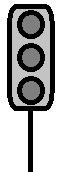
#> input picture docs/assets/prefabricados/3 focos/Señal.png, 62 x 172 px; its folder holds only this picture in this run
$ python remove_outer_white.py
#> lines starting #> are read from the running program, lines starting #| are printed output that depends on the picture; after the words box and inside, x2 and y2 are one past the last pixel; in counts of white or black regions, pixels touching at a corner belong together
"""Quita el fondo blanco exterior y el halo blanco fino alrededor de las figuras."""
from pathlib import Path

import cv2
import numpy as np

ASSETS = Path(__file__).resolve().parent.parent / "public" / "assets" / "prefabricados"
DOCS_ASSETS = Path(__file__).resolve().parent.parent / "docs" / "assets" / "prefabricados"
WHITE_THRESHOLD = 248
FRINGE_THRESHOLD = 232
PROTECT_RADIUS = 2
MAX_FRINGE_LAYERS = 20


def imread_unicode(path: Path):
    data = np.fromfile(str(path), dtype=np.uint8)
    if data.size == 0:
        return None
    return cv2.imdecode(data, cv2.IMREAD_UNCHANGED)


def imwrite_unicode(path: Path, img) -> bool:
    ext = path.suffix or ".png"
    ok, buf = cv2.imencode(ext, img)
    if not ok:
        return False
    buf.tofile(str(path))
    return True


def _ensure_bgra(img: np.ndarray) -> np.ndarray:
    if img.ndim == 2:
        return cv2.cvtColor(img, cv2.COLOR_GRAY2BGRA)
    if img.shape[2] == 3:
        return cv2.cvtColor(img, cv2.COLOR_BGR2BGRA)
    return img


def _remove_border_connected_white(b, g, r, a, threshold: int, protect_radius: int) -> int:
    white = (r >= threshold) & (g >= threshold) & (b >= threshold)
    colored = ~white
    h, w = white.shape
    exterior = np.zeros((h, w), dtype=np.uint8)
    stack: list[tuple[int, int]] = []

    for x in range(w):
        if white[0, x]:
            stack.append((0, x))
        if white[h - 1, x]:
            stack.append((h - 1, x))
    for y in range(h):
        if white[y, 0]:
            stack.append((y, 0))
        if white[y, w - 1]:
            stack.append((y, w - 1))

    while stack:
        y, x = stack.pop()
        if exterior[y, x] or not white[y, x]:
            continue
        exterior[y, x] = 1
        if y > 0:
            stack.append((y - 1, x))
        if y < h - 1:
            stack.append((y + 1, x))
        if x > 0:
            stack.append((y, x - 1))
        if x < w - 1:
            stack.append((y, x + 1))

    if protect_radius > 0:
        kernel = cv2.getStructuringElement(
            cv2.MORPH_ELLIPSE,
            (protect_radius * 2 + 1, protect_radius * 2 + 1),
        )
        protect = cv2.dilate(colored.astype(np.uint8), kernel, iterations=1) > 0
        exterior = exterior & ~protect

    removed = int(exterior.sum())
    a[exterior == 1] = 0
    return removed


def _peel_near_white_fringe(b, g, r, a, threshold: int, max_layers: int) -> int:
    """Elimina halos blancos/casi blancos expuestos al canal alpha (borde fino)."""
    h, w = a.shape
    removed = 0
    kernel = cv2.getStructuringElement(cv2.MORPH_CROSS, (3, 3))

    for _ in range(max_layers):
        opaque = a >= 128
        if not opaque.any():
            break

        near_white = (r >= threshold) & (g >= threshold) & (b >= threshold)
        transparent = a < 128
        touch_transparent = cv2.dilate(transparent.astype(np.uint8), kernel, iterations=1) > 0
        peel = opaque & near_white & touch_transparent
        if not peel.any():
            break

        removed += int(peel.sum())
        a[peel] = 0

    return removed


def remove_outer_white(
    path: Path,
    threshold: int = WHITE_THRESHOLD,
    fringe_threshold: int = FRINGE_THRESHOLD,
    protect_radius: int = PROTECT_RADIUS,
    max_fringe_layers: int = MAX_FRINGE_LAYERS,
) -> bool:
    img = imread_unicode(path)
    if img is None:
        print(f"  omitido (no legible): {path.name}")
        return False

    img = _ensure_bgra(img)
    b, g, r, a = cv2.split(img)

    border_removed = _remove_border_connected_white(b, g, r, a, threshold, protect_radius)
    fringe_removed = _peel_near_white_fringe(b, g, r, a, fringe_threshold, max_fringe_layers)

    out = cv2.merge([b, g, r, a])
    if not imwrite_unicode(path, out):
        print(f"  error al guardar: {path.name}")
        return False

    total = border_removed + fringe_removed
    print(f"  {path.name} — {total} px transparentes ({border_removed} borde + {fringe_removed} halo)")
    return True


def process_all(root: Path = ASSETS) -> int:
    count = 0
    if not root.exists():
        return 0
    for png in sorted(root.rglob("*.png")):
        if remove_outer_white(png):
#> in imread_unicode, returned value is the input picture: shape (172, 62, 4); mean B, G, R, A 169.7, 169.7, 169.7, 155.3
#> in remove_outer_white, `b, g, r, a = cv2.split(img)`:
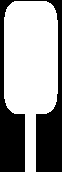
#> a: shape (172, 62); 60.9% white; 1 black region, box (x1, y1, x2, y2) and area: (0, 0, 62, 172) 4168
#> in _remove_border_connected_white, `white = (r >= threshold) & (g >= threshold) & (b >= threshold)`:
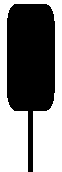
#> white: shape (172, 62) bool; 50.6% white; 1 black region, box (x1, y1, x2, y2) and area: (7, 4, 55, 172) 5271
#> after the loop in _remove_border_connected_white, `for x in range(w):`: stack = 119 pairs, first value 0 to 171, second value 0 to 61
#> after the loop in _remove_border_connected_white, `for y in range(h):`: stack = 463 pairs, first value 0 to 171, second value 0 to 61
#> the loop in _remove_border_connected_white, `while stack:` made 21572 passes
#> (y, x) on passes 1 to 3: (171, 61), (171, 60), (171, 61)
#> after the loop in _remove_border_connected_white, `while stack:`: stack = []
#> in _remove_border_connected_white, `protect = cv2.dilate(colored.astype(np.uint8), kernel, iterations=1) > 0`:
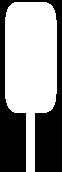
#> protect: shape (172, 62) bool; 57.2% white; 1 black region, box (x1, y1, x2, y2) and area: (0, 0, 62, 172) 4569
#> in _remove_border_connected_white, `removed = int(exterior.sum())`: removed = 4569
#> in _remove_border_connected_white, `a[exterior == 1] = 0`:
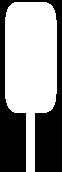
#> a: shape (172, 62); 57.2% white; 1 black region, box (x1, y1, x2, y2) and area: (0, 0, 62, 172) 4569
#> the loop in _peel_near_white_fringe, `for _ in range(max_layers):` made 5 passes
#> removed on passes 1 to 4: 399, 796, 822, 824
#> pass 1, in _peel_near_white_fringe, `touch_transparent = cv2.dilate(transparent.astype(np.uint8), kernel, i..`:
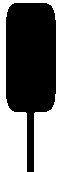
#> touch_transparent: shape (172, 62) bool; 46.6% white; 1 white region, box (x1, y1, x2, y2) and area: (0, 0, 62, 172) 4968
#> pass 1, in _peel_near_white_fringe, `peel = opaque & near_white & touch_transparent`:
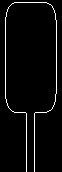
#> peel: shape (172, 62) bool; 3.7% white in thin lines or dots, all inside (x1, y1, x2, y2) = (5, 2, 57, 172)
#> pass 2, in _peel_near_white_fringe, `touch_transparent = cv2.dilate(transparent.astype(np.uint8), kernel, i..`:
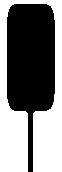
#> touch_transparent: shape (172, 62) bool; 50.3% white; 1 black region, box (x1, y1, x2, y2) and area: (7, 4, 55, 172) 5299
#> after the loop in _peel_near_white_fringe, `for _ in range(max_layers):`: removed = 824
#> in imwrite_unicode, `ok, buf = cv2.imencode(ext, img)`: buf = 2755 values, max 255 at index 77, min 0 at index 8, mean 119.6
#> in remove_outer_white, `total = border_removed + fringe_removed`: total = 5393
#|   Señal.png — 5393 px transparentes (4569 borde + 824 halo)
            count += 1
    return count


if __name__ == "__main__":
    roots = [ASSETS]
    if DOCS_ASSETS.exists():
        roots.append(DOCS_ASSETS)

    total = 0
    for root in roots:
        if not root.exists():
            print(f"No existe: {root}")
            continue
        print(f"Procesando {root}...")
        total += process_all(root)

    print(f"Procesadas: {total} imagenes")
